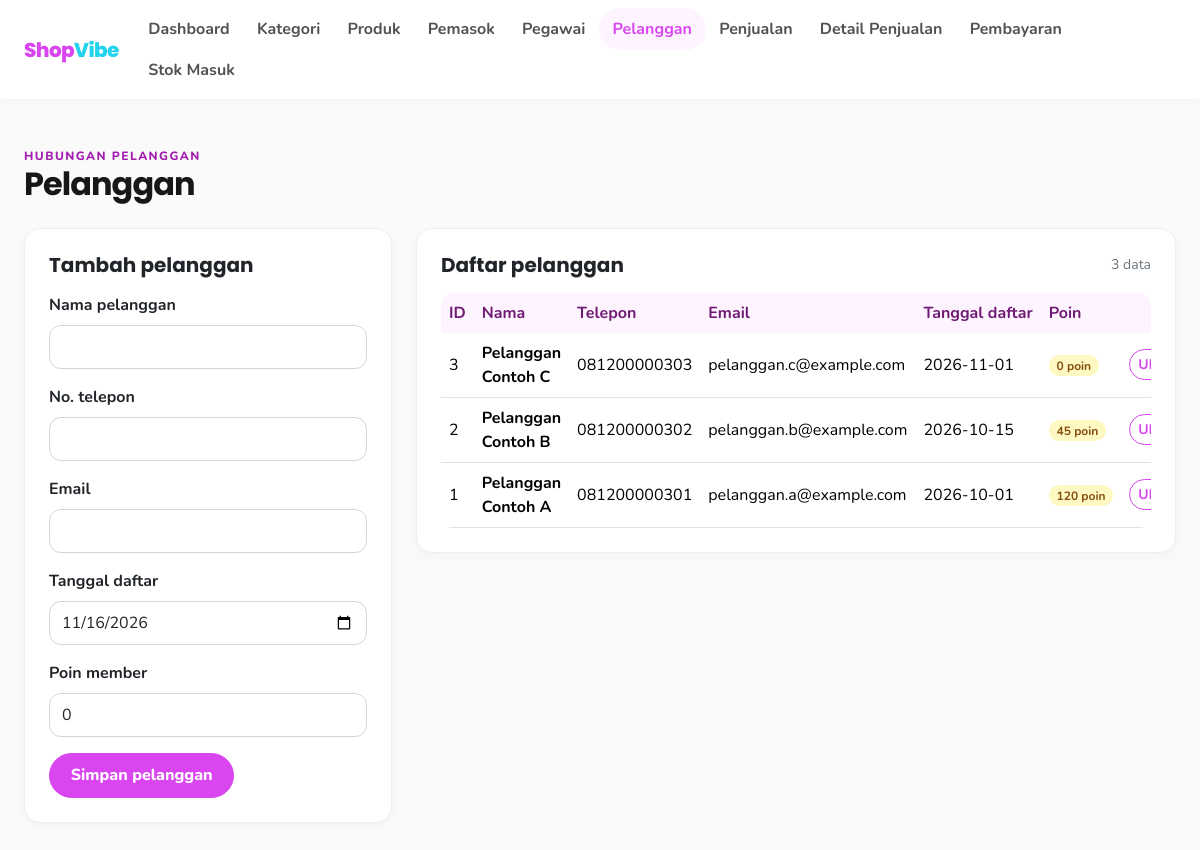
The app's page /pelanggan.php with its own data.
### tables this page shows
CREATE TABLE `pelanggan` (
  `id_pelanggan` int UNSIGNED NOT NULL,
  `nama_pelanggan` varchar(100) NOT NULL,
  `no_telepon` varchar(20) DEFAULT NULL,
  `email` varchar(100) DEFAULT NULL,
  `tanggal_daftar` date NOT NULL,
  `poin_member` int NOT NULL DEFAULT '0'
);

### pelanggan.php (the view, shortened to what this page needs)
<?php
include 'config.php';
$edit = null;
$rows = $conn->query('SELECT * FROM pelanggan ORDER BY id_pelanggan DESC');
?>
<div class="mb-4"><div class="eyebrow">Hubungan pelanggan</div><h1 class="page-title h2 mb-0">Pelanggan</h1></div>
<div class="row g-4">
    <div class="col-lg-4">
        <div class="card p-4">
            <h2 class="h5 fw-bold mb-3"><?= $edit ? 'Ubah pelanggan' : 'Tambah pelanggan' ?></h2>
            <form method="post">
                <div class="mb-3"><label class="form-label fw-bold">Nama pelanggan</label><input class="form-control" name="nama_pelanggan" maxlength="100" required value="<?= e($edit['nama_pelanggan'] ?? '') ?>"></div>
                <div class="mb-3"><label class="form-label fw-bold">No. telepon</label><input class="form-control" name="no_telepon" maxlength="20" value="<?= e($edit['no_telepon'] ?? '') ?>"></div>
                <div class="mb-3"><label class="form-label fw-bold">Email</label><input class="form-control" type="email" name="email" maxlength="100" value="<?= e($edit['email'] ?? '') ?>"></div>
                <div class="mb-3"><label class="form-label fw-bold">Tanggal daftar</label><input class="form-control" type="date" name="tanggal_daftar" required value="<?= e($edit['tanggal_daftar'] ?? date('Y-m-d')) ?>"></div>
                <div class="mb-3"><label class="form-label fw-bold">Poin member</label><input class="form-control" type="number" name="poin_member" min="0" value="<?= e($edit['poin_member'] ?? '0') ?>"></div>
                <button class="btn btn-primary" type="submit">Simpan pelanggan</button>
            </form>
        </div>
    </div>
    <div class="col-lg-8">
        <div class="card p-3 p-lg-4">
            <div class="d-flex justify-content-between align-items-center mb-3"><h2 class="h5 fw-bold mb-0">Daftar pelanggan</h2><span class="text-secondary small"><?= $rows->num_rows ?> data</span></div>
            <div class="table-responsive"><table class="table table-hover align-middle mb-0">
                <thead><tr><th>ID</th><th>Nama</th><th>Telepon</th><th>Email</th><th>Tanggal daftar</th><th>Poin</th><th class="text-end">Aksi</th></tr></thead>
                <tbody>
                <?php while ($row = $rows->fetch_assoc()): ?>
                    <tr><td><?= e($row['id_pelanggan']) ?></td><td class="fw-bold"><?= e($row['nama_pelanggan']) ?></td><td><?= e($row['no_telepon']) ?></td><td><?= e($row['email']) ?></td><td><?= e($row['tanggal_daftar']) ?></td><td><span class="badge rounded-pill" style="background:#FEF9C3;color:#854D0E"><?= e($row['poin_member']) ?> poin</span></td>
                    <td class="text-end text-nowrap"><a class="btn btn-sm btn-outline-primary" href="?edit=<?= e($row['id_pelanggan']) ?>">Ubah</a>
                    </td></tr>
                <?php endwhile; ?>
                </tbody>
            </table></div>
        </div>
    </div>
</div>

### config.php (style rules this page uses)
:root { --shop-primary:#D946EF; --shop-cyan:#22D3EE; --shop-yellow:#FACC15; --shop-bg:#FAFAFA; --shop-ink:#171717; }
body { background:var(--shop-bg); color:var(--shop-ink); font-family:'Nunito',sans-serif; }
h1,h2,h3,.navbar-brand { font-family:'Poppins',sans-serif; }
.page-title { font-weight:700; letter-spacing:-.03em; }
.card { border:1px solid #eee; border-radius:16px; box-shadow:0 4px 12px #00000008; }
.btn-primary { --bs-btn-bg:var(--shop-primary); --bs-btn-border-color:var(--shop-primary); --bs-btn-hover-bg:#C026D3; --bs-btn-hover-border-color:#C026D3; --bs-btn-active-bg:#A21CAF; border-radius:999px; font-weight:800; padding:.6rem 1.3rem; }
.btn-outline-primary { --bs-btn-color:var(--shop-primary); --bs-btn-border-color:var(--shop-primary); --bs-btn-hover-bg:#FDF4FF; --bs-btn-hover-color:var(--shop-primary); --bs-btn-hover-border-color:var(--shop-primary); border-radius:999px; font-weight:700; }
.form-control,.form-select { min-height:44px; border:1.5px solid #D4D4D4; border-radius:12px; }
.table thead th { background:#FDF4FF; color:#701A75; border-bottom:0; white-space:nowrap; }
.table td { vertical-align:middle; }
.table-responsive { border-radius:12px; }
.eyebrow { color:#A21CAF; font-size:.75rem; font-weight:800; letter-spacing:.12em; text-transform:uppercase; }

### records on screen
pelanggan: id_pelanggan "3", nama_pelanggan "Pelanggan Contoh C", no_telepon "081200000303", email "pelanggan.c@example.com", tanggal_daftar "2026-11-01", poin_member "0"
pelanggan: id_pelanggan "2", nama_pelanggan "Pelanggan Contoh B", no_telepon "081200000302", email "pelanggan.b@example.com", tanggal_daftar "2026-10-15", poin_member "45"
pelanggan: id_pelanggan "1", nama_pelanggan "Pelanggan Contoh A", no_telepon "081200000301", email "pelanggan.a@example.com", tanggal_daftar "2026-10-01", poin_member "120"

### other values on screen
$label "Dashboard"
$label "Kategori"
$label "Produk"
$label "Pemasok"
$label "Pegawai"
$label "Pelanggan"
$label "Penjualan"
$label "Detail Penjualan"
$label "Pembayaran"
$label "Stok Masuk"
$rows->num_rows "3"
